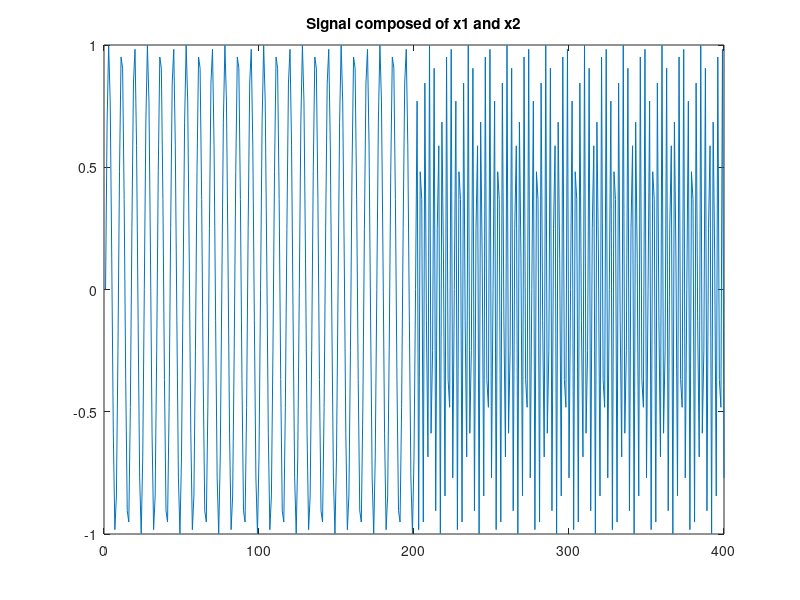

The MATLAB source for this figure: (Note: this script raises an error after producing the figure.)

x1=sin(0.24*pi*[0:199]);
x2=sin(0.72*pi*[200:399]);
x=[x1 x2];

%(a)
figure(1);
plot (x);
title('Signal composed of x1 and x2');

%(b)you need to open LCPS_plot.m from lab changes/L3 folder
figure (2);
LCPS_plot(x);

%(c)
figure (3);
LCPS_plot(x.*rectwin(length(x))');

%(d)
figure (4);
LCPS_plot(x.*hamming(length(x))');

%(e)
x3=sin(0.24*pi*[0:199]);
x4=sin(0.72*pi*[200:399]);
x5=[x4 x3];
figure (5);
LCPS_plot(x5);
%no differences

%(f)
g=hamming(100);
n=[1:500];
figure (6)
[X,f,n]=LCPS_swifft(x,g,n); 

%(g)
figure (8);
spectrogram(x,hamming(100),90);